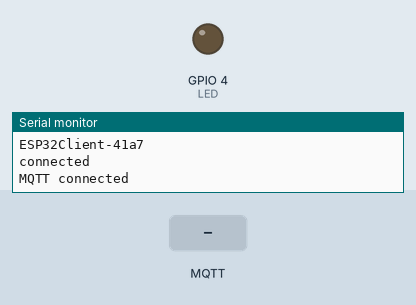
Recording of a sketch running on a simulated ESP32. On the bench: output pins drawn as LEDs (lit = HIGH), the last lines printed to the serial monitor. The test bench sets the inputs (shaded band). WiFi joins after 1.5 s; servers stay silent unless stated; random numbers use the default seed unless the sketch sets one; no MQTT or app messages arrive unless stated.

Above: at 2.7 s.
2.8 s: MQTT message "on" arrives on the first subscribed topic
At 3.9 s:
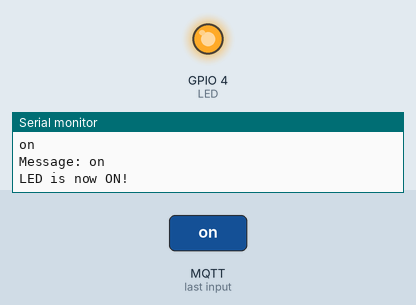
4.3 s: MQTT message "1" arrives on the first subscribed topic
At 5.0 s:
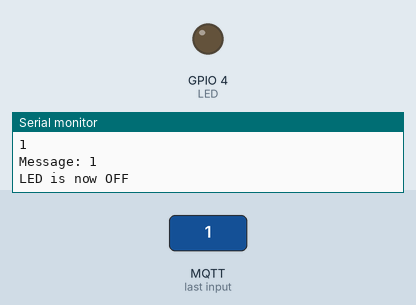
Timing chart, 0 to 7.3 s (numbered marks = the images above; inputs shaded):
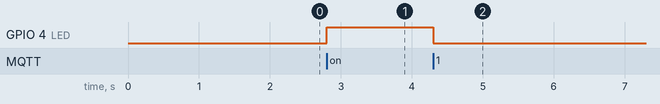

The sketch:

ESP32_sub_LED.ino
```cpp
#include <WiFi.h>
#include "PubSubClient.h"
const char* ssid = "Wokwi-GUEST";
const char* password = "";
const char* mqttServer = "broker.emqx.io";
int port = 1883;

char clientId[50];
WiFiClient WIFI_CLIENT;
PubSubClient MQTT_CLIENT;

const int LED = 4;
void setup() {
  // put your setup code here, to run once:
  Serial.begin(115200);
  Serial.println("Hello, ESP32!");
  pinMode(LED, OUTPUT);
  WiFi.begin(ssid, password);
  while (WiFi.status() != WL_CONNECTED) {
  delay(500);
  }
  Serial.println("IP address: ");
  Serial.println(WiFi.localIP());
  MQTT_CLIENT.setCallback(callback);
}

void callback(char* topic, byte* payload, unsigned int length){
    payload[length] = '\0';
    //int value = String((char*) payload).toInt();

    Serial.println(topic);
    Serial.println(String((char*) payload));

      String messageTemp;
      for (int i = 0; i < length; i++) {
        messageTemp += (char)payload[i];
      }
        Serial.print("Message: ");
        Serial.println(messageTemp);

      if (messageTemp == "on"){
      digitalWrite(LED, HIGH);
      Serial.println("LED is now ON!");
      }

      else{
      digitalWrite(LED, LOW);
      Serial.println("LED is now OFF");
      }
}

void reconnect() {
  MQTT_CLIENT.setServer(mqttServer, port);
  MQTT_CLIENT.setClient(WIFI_CLIENT);
  // Loop until we're reconnected
  while (!MQTT_CLIENT.connected())
  {
    Serial.println("Attempt to connect to MQTT broker");
    // Create a random client ID
    String clientId = "ESP32Client-";
    clientId += String(random(0xffff), HEX);
    Serial.println(clientId);
    if (MQTT_CLIENT.connect(clientId.c_str()))
    {
    Serial.println("connected");
    //once connected to MQTT broker, subscribe command if any
    MQTT_CLIENT.subscribe("/Lantai 1/saklar/TMB/22");
  }
  else
  {
    Serial.print("failed, rc=");
    Serial.print(MQTT_CLIENT.state());
    Serial.println(" try again in 5 seconds");
    // Wait 6 seconds before retrying
    delay(6000);
  }
  // Wait some time to space out connection requests
  }
  Serial.println("MQTT connected");
}

void loop() {
  // put your main code here, to run repeatedly:

  if (!MQTT_CLIENT.connected()) {
  reconnect();
  }
  MQTT_CLIENT.loop();
}
```

Measured:
- after the input at 2.8 s, GPIO 4 (LED): LOW → HIGH at once
- after the input at 4.3 s, GPIO 4 (LED): HIGH → LOW at once
